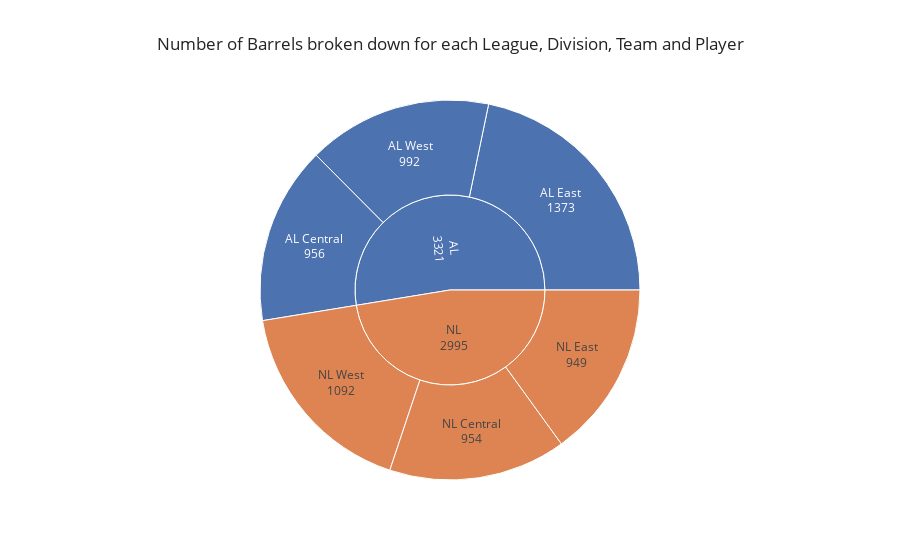

The code cell stored with this chart in its notebook:
### Markdown cell above
### Tables are ready - time to plot
#### First plot is just players that didn't change team
#### Plotting Barrels - quite a good way of seeing which league, division and team have the best offense - then can see which player contributed the most

### Code cell
fig = px.sunburst(
    data_frame=one_team,
    path=["League", "Division", "Team", "Name"],
    values="Barrels",
    maxdepth=2,
    hover_name="League",
    hover_data={"Team":False, "Barrel%_percentile":True, "Barrels":True},
    template="seaborn",
    title="Number of Barrels broken down for each League, Division, Team and Player"
)
fig.update_traces(textinfo='label+value')
# fig.update_layout(margin=dict(t=0, l=0, r=0, b=0))

### Figure 1 — Plotly figure (JSON) as saved in the notebook; plotly's stock layout.template omitted (floating-point values rounded to 4 significant figures; data arrays with more than 128 entries replaced by an {"elided": "..."} marker saying what was removed)
{"data": [{"branchvalues": "total", "customdata": {"elided": "245x3 mixed values"}, "domain": {"x": [0, 1], "y": [0, 1]}, "hovertemplate": "<b>%{hovertext}</b><br><br>labels=%{label}<br>Barrels=%{customdata[2]}<br>parent=%{parent}<br>id=%{id}<br>Barrel%_percentile=%{customdata[1]}<extra></extra>", "hovertext": {"elided": "245 str values"}, "ids": {"elided": "245 str values"}, "labels": {"elided": "245 str values"}, "maxdepth": 2, "name": "", "parents": {"elided": "245 str values"}, "textinfo": "label+value", "type": "sunburst", "values": {"elided": "245 int values"}}], "layout": {"legend": {"tracegroupgap": 0}, "title": {"text": "Number of Barrels broken down for each League, Division, Team and Player"}}}
